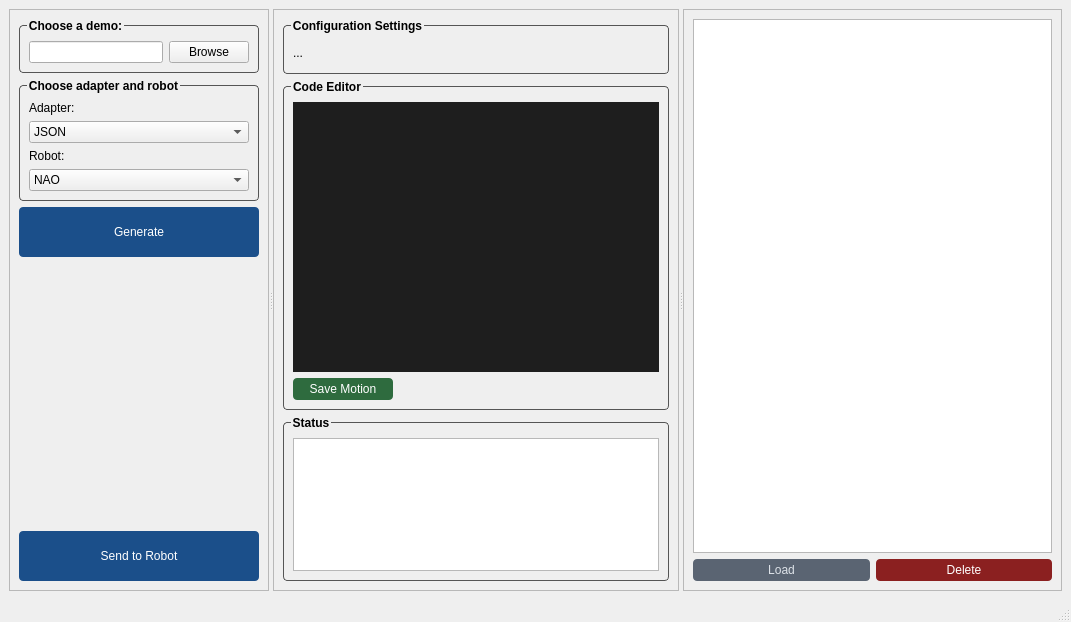
<?xml version="1.0" encoding="UTF-8"?>
<ui version="4.0">
 <class>MainWindow</class>
 <widget class="QMainWindow" name="MainWindow">
  <property name="geometry">
   <rect>
    <x>0</x>
    <y>0</y>
    <width>1071</width>
    <height>622</height>
   </rect>
  </property>
  <property name="windowTitle">
   <string>Robot Motion Generator</string>
  </property>
  <widget class="QWidget" name="centralwidget">
   <layout class="QHBoxLayout" name="horizontalLayout">
    <item>
     <widget class="QSplitter" name="splitter">
      <property name="orientation">
       <enum>Qt::Horizontal</enum>
      </property>
      <property name="handleWidth">
       <number>4</number>
      </property>
      <property name="childrenCollapsible">
       <bool>false</bool>
      </property>
      <widget class="QFrame" name="frame">
       <property name="sizePolicy">
        <sizepolicy hsizetype="Preferred" vsizetype="Preferred">
         <horstretch>1</horstretch>
         <verstretch>0</verstretch>
        </sizepolicy>
       </property>
       <property name="minimumSize">
        <size>
         <width>260</width>
         <height>0</height>
        </size>
       </property>
       <property name="maximumSize">
        <size>
         <width>16777215</width>
         <height>16777215</height>
        </size>
       </property>
       <property name="frameShape">
        <enum>QFrame::StyledPanel</enum>
       </property>
       <property name="frameShadow">
        <enum>QFrame::Raised</enum>
       </property>
       <layout class="QVBoxLayout" name="verticalLayout">
        <item>
         <widget class="QGroupBox" name="groupBox">
          <property name="styleSheet">
           <string notr="true">QGroupBox {
    font-weight: bold;
    border: 1px solid #555555;
    border-radius: 4px;
    margin-top: 6px;
    padding-top: 6px;
}
QGroupBox::title {
    subcontrol-origin: margin;
    left: 8px;
}
</string>
          </property>
          <property name="title">
           <string>Choose a demo:</string>
          </property>
          <layout class="QHBoxLayout" name="horizontalLayout_3">
           <item>
            <widget class="QLineEdit" name="pathLineEdit"/>
           </item>
           <item>
            <widget class="QPushButton" name="browseButton">
             <property name="text">
              <string>Browse</string>
             </property>
            </widget>
           </item>
          </layout>
         </widget>
        </item>
        <item>
         <layout class="QHBoxLayout" name="horizontalLayout_2"/>
        </item>
        <item>
         <widget class="QGroupBox" name="Configuration">
          <property name="styleSheet">
           <string notr="true">QGroupBox {
    font-weight: bold;
    border: 1px solid #555555;
    border-radius: 4px;
	margin-top: 6px;
    padding-top: 6px;
}
QGroupBox::title {
    subcontrol-origin: margin;
    left: 8px;
}
</string>
          </property>
          <property name="title">
           <string>Choose adapter and robot</string>
          </property>
          <layout class="QVBoxLayout" name="verticalLayout_2">
           <item>
            <widget class="QLabel" name="label_2">
             <property name="text">
              <string>Adapter:</string>
             </property>
            </widget>
           </item>
           <item>
            <widget class="QComboBox" name="adapterBox">
             <item>
              <property name="text">
               <string>JSON</string>
              </property>
             </item>
             <item>
              <property name="text">
               <string>MediapipeCSV</string>
              </property>
             </item>
            </widget>
           </item>
           <item>
            <widget class="QLabel" name="label_3">
             <property name="text">
              <string>Robot:</string>
             </property>
            </widget>
           </item>
           <item>
            <widget class="QComboBox" name="robotBox">
             <item>
              <property name="text">
               <string>NAO</string>
              </property>
             </item>
             <item>
              <property name="text">
               <string>TIAGo</string>
              </property>
             </item>
             <item>
              <property name="text">
               <string>UR5e</string>
              </property>
             </item>
            <item>
              <property name="text">
               <string>PR2</string>
              </property>
             </item>
            </widget>
           </item>
          </layout>
         </widget>
        </item>
        <item>
         <widget class="QPushButton" name="generateButton">
          <property name="minimumSize">
           <size>
            <width>0</width>
            <height>50</height>
           </size>
          </property>
          <property name="styleSheet">
           <string notr="true">QPushButton {
    background-color: #1b4f8a;
    color: white;
    border-radius: 4px;
    padding: 4px 8px;
}
QPushButton:hover {
    background-color: #153e6e;
}
QPushButton:disabled {
    background-color: #3a5a7a;
    color: #7a9abb;
}
</string>
          </property>
          <property name="text">
           <string>Generate</string>
          </property>
         </widget>
        </item>
        <item>
         <spacer name="verticalSpacer">
          <property name="orientation">
           <enum>Qt::Vertical</enum>
          </property>
          <property name="sizeType">
           <enum>QSizePolicy::Expanding</enum>
          </property>
          <property name="sizeHint" stdset="0">
           <size>
            <width>20</width>
            <height>200</height>
           </size>
          </property>
         </spacer>
        </item>
        <item>
         <widget class="QPushButton" name="sendButton">
          <property name="minimumSize">
           <size>
            <width>0</width>
            <height>50</height>
           </size>
          </property>
          <property name="styleSheet">
           <string notr="true">QPushButton {
    background-color: #1b4f8a;
    color: white;
    border-radius: 4px;
    padding: 4px 8px;
}
QPushButton:hover {
    background-color: #153e6e;
}
QPushButton:disabled {
    background-color: #3a5a7a;
    color: #7a9abb;
}
</string>
          </property>
          <property name="text">
           <string>Send to Robot</string>
          </property>
         </widget>
        </item>
       </layout>
      </widget>
      <widget class="QFrame" name="frame_2">
       <property name="sizePolicy">
        <sizepolicy hsizetype="Preferred" vsizetype="Preferred">
         <horstretch>2</horstretch>
         <verstretch>0</verstretch>
        </sizepolicy>
       </property>
       <property name="frameShape">
        <enum>QFrame::StyledPanel</enum>
       </property>
       <property name="frameShadow">
        <enum>QFrame::Raised</enum>
       </property>
       <layout class="QVBoxLayout" name="verticalLayout_6">
        <item>
         <widget class="QGroupBox" name="group_metadata">
          <property name="sizePolicy">
           <sizepolicy hsizetype="Preferred" vsizetype="Preferred">
            <horstretch>0</horstretch>
            <verstretch>1</verstretch>
           </sizepolicy>
          </property>
          <property name="styleSheet">
           <string notr="true">QGroupBox {
    font-weight: bold;
    border: 1px solid #555555;
    border-radius: 4px;
    margin-top: 6px;
    padding-top: 6px;
}
QGroupBox::title {
    subcontrol-origin: margin;
    left: 8px;
}
</string>
          </property>
          <property name="title">
           <string>Configuration Settings</string>
          </property>
          <layout class="QVBoxLayout" name="verticalLayout_3">
           <item>
            <widget class="QLabel" name="lbl_metadata">
             <property name="text">
              <string>...</string>
             </property>
            </widget>
           </item>
          </layout>
         </widget>
        </item>
        <item>
         <widget class="QGroupBox" name="group_editor">
          <property name="sizePolicy">
           <sizepolicy hsizetype="Preferred" vsizetype="Preferred">
            <horstretch>0</horstretch>
            <verstretch>6</verstretch>
           </sizepolicy>
          </property>
          <property name="styleSheet">
           <string notr="true">QGroupBox {
    font-weight: bold;
    border: 1px solid #555555;
    border-radius: 4px;
    margin-top: 6px;
    padding-top: 6px;
}
QGroupBox::title {
    subcontrol-origin: margin;
    left: 8px;
}
</string>
          </property>
          <property name="title">
           <string>Code Editor</string>
          </property>
          <layout class="QVBoxLayout" name="verticalLayout_4">
           <item>
            <widget class="QPlainTextEdit" name="txt_editor">
             <property name="font">
              <font>
               <family>Courier 10 Pitch</family>
              </font>
             </property>
             <property name="styleSheet">
              <string notr="true">QPlainTextEdit {
    background-color: #1e1e1e;
    color: #d4d4d4;
    selection-background-color: #264f78;
    border: none;
}</string>
             </property>
            </widget>
           </item>
           <item>
            <widget class="QPushButton" name="saveMotionButton">
             <property name="sizePolicy">
              <sizepolicy hsizetype="Expanding" vsizetype="Fixed">
               <horstretch>0</horstretch>
               <verstretch>0</verstretch>
              </sizepolicy>
             </property>
             <property name="maximumSize">
              <size>
               <width>100</width>
               <height>16777215</height>
              </size>
             </property>
             <property name="styleSheet">
              <string notr="true">QPushButton {
    background-color: #2e6b3e;
    color: white;
    border-radius: 4px;
    padding: 4px 8px;
}
QPushButton:hover {
    background-color: #22522f;
}
QPushButton:disabled {
    background-color: #3a5e44;
    color: #7a9abb;
}
</string>
             </property>
             <property name="text">
              <string>Save Motion</string>
             </property>
            </widget>
           </item>
          </layout>
         </widget>
        </item>
        <item>
         <widget class="QGroupBox" name="group_logs">
          <property name="sizePolicy">
           <sizepolicy hsizetype="Preferred" vsizetype="Preferred">
            <horstretch>0</horstretch>
            <verstretch>3</verstretch>
           </sizepolicy>
          </property>
          <property name="styleSheet">
           <string notr="true">QGroupBox {
    font-weight: bold;
    border: 1px solid #555555;
    border-radius: 4px;
    margin-top: 6px;
    padding-top: 6px;
}
QGroupBox::title {
    subcontrol-origin: margin;
    left: 8px;
}
</string>
          </property>
          <property name="title">
           <string>Status</string>
          </property>
          <layout class="QVBoxLayout" name="verticalLayout_5">
           <item>
            <widget class="QPlainTextEdit" name="txt_logs">
             <property name="palette">
              <palette>
               <active>
                <colorrole role="WindowText">
                 <brush brushstyle="SolidPattern">
                  <color alpha="255">
                   <red>0</red>
                   <green>0</green>
                   <blue>0</blue>
                  </color>
                 </brush>
                </colorrole>
                <colorrole role="Button">
                 <brush brushstyle="SolidPattern">
                  <color alpha="255">
                   <red>222</red>
                   <green>221</green>
                   <blue>218</blue>
                  </color>
                 </brush>
                </colorrole>
                <colorrole role="Light">
                 <brush brushstyle="SolidPattern">
                  <color alpha="255">
                   <red>255</red>
                   <green>255</green>
                   <blue>255</blue>
                  </color>
                 </brush>
                </colorrole>
                <colorrole role="Midlight">
                 <brush brushstyle="SolidPattern">
                  <color alpha="255">
                   <red>238</red>
                   <green>238</green>
                   <blue>236</blue>
                  </color>
                 </brush>
                </colorrole>
                <colorrole role="Dark">
                 <brush brushstyle="SolidPattern">
                  <color alpha="255">
                   <red>111</red>
                   <green>110</green>
                   <blue>109</blue>
                  </color>
                 </brush>
                </colorrole>
                <colorrole role="Mid">
                 <brush brushstyle="SolidPattern">
                  <color alpha="255">
                   <red>148</red>
                   <green>147</green>
                   <blue>145</blue>
                  </color>
                 </brush>
                </colorrole>
                <colorrole role="Text">
                 <brush brushstyle="SolidPattern">
                  <color alpha="255">
                   <red>0</red>
                   <green>0</green>
                   <blue>0</blue>
                  </color>
                 </brush>
                </colorrole>
                <colorrole role="BrightText">
                 <brush brushstyle="SolidPattern">
                  <color alpha="255">
                   <red>255</red>
                   <green>255</green>
                   <blue>255</blue>
                  </color>
                 </brush>
                </colorrole>
                <colorrole role="ButtonText">
                 <brush brushstyle="SolidPattern">
                  <color alpha="255">
                   <red>0</red>
                   <green>0</green>
                   <blue>0</blue>
                  </color>
                 </brush>
                </colorrole>
                <colorrole role="Base">
                 <brush brushstyle="SolidPattern">
                  <color alpha="255">
                   <red>222</red>
                   <green>221</green>
                   <blue>218</blue>
                  </color>
                 </brush>
                </colorrole>
                <colorrole role="Window">
                 <brush brushstyle="SolidPattern">
                  <color alpha="255">
                   <red>222</red>
                   <green>221</green>
                   <blue>218</blue>
                  </color>
                 </brush>
                </colorrole>
                <colorrole role="Shadow">
                 <brush brushstyle="SolidPattern">
                  <color alpha="255">
                   <red>0</red>
                   <green>0</green>
                   <blue>0</blue>
                  </color>
                 </brush>
                </colorrole>
                <colorrole role="AlternateBase">
                 <brush brushstyle="SolidPattern">
                  <color alpha="255">
                   <red>238</red>
                   <green>238</green>
                   <blue>236</blue>
                  </color>
                 </brush>
                </colorrole>
                <colorrole role="ToolTipBase">
                 <brush brushstyle="SolidPattern">
                  <color alpha="255">
                   <red>255</red>
                   <green>255</green>
                   <blue>220</blue>
                  </color>
                 </brush>
                </colorrole>
                <colorrole role="ToolTipText">
                 <brush brushstyle="SolidPattern">
                  <color alpha="255">
                   <red>0</red>
                   <green>0</green>
                   <blue>0</blue>
                  </color>
                 </brush>
                </colorrole>
                <colorrole role="PlaceholderText">
                 <brush brushstyle="SolidPattern">
                  <color alpha="127">
                   <red>0</red>
                   <green>0</green>
                   <blue>0</blue>
                  </color>
                 </brush>
                </colorrole>
               </active>
               <inactive>
                <colorrole role="WindowText">
                 <brush brushstyle="SolidPattern">
                  <color alpha="255">
                   <red>0</red>
                   <green>0</green>
                   <blue>0</blue>
                  </color>
                 </brush>
                </colorrole>
                <colorrole role="Button">
                 <brush brushstyle="SolidPattern">
                  <color alpha="255">
                   <red>239</red>
                   <green>239</green>
                   <blue>239</blue>
                  </color>
                 </brush>
                </colorrole>
                <colorrole role="Light">
                 <brush brushstyle="SolidPattern">
                  <color alpha="255">
                   <red>255</red>
                   <green>255</green>
                   <blue>255</blue>
                  </color>
                 </brush>
                </colorrole>
                <colorrole role="Midlight">
                 <brush brushstyle="SolidPattern">
                  <color alpha="255">
                   <red>202</red>
                   <green>202</green>
                   <blue>202</blue>
                  </color>
                 </brush>
                </colorrole>
                <colorrole role="Dark">
                 <brush brushstyle="SolidPattern">
                  <color alpha="255">
                   <red>159</red>
                   <green>159</green>
                   <blue>159</blue>
                  </color>
                 </brush>
                </colorrole>
                <colorrole role="Mid">
                 <brush brushstyle="SolidPattern">
                  <color alpha="255">
                   <red>184</red>
                   <green>184</green>
                   <blue>184</blue>
                  </color>
                 </brush>
                </colorrole>
                <colorrole role="Text">
                 <brush brushstyle="SolidPattern">
                  <color alpha="255">
                   <red>0</red>
                   <green>0</green>
                   <blue>0</blue>
                  </color>
                 </brush>
                </colorrole>
                <colorrole role="BrightText">
                 <brush brushstyle="SolidPattern">
                  <color alpha="255">
                   <red>255</red>
                   <green>255</green>
                   <blue>255</blue>
                  </color>
                 </brush>
                </colorrole>
                <colorrole role="ButtonText">
                 <brush brushstyle="SolidPattern">
                  <color alpha="255">
                   <red>0</red>
                   <green>0</green>
                   <blue>0</blue>
                  </color>
                 </brush>
                </colorrole>
                <colorrole role="Base">
                 <brush brushstyle="SolidPattern">
                  <color alpha="255">
                   <red>255</red>
                   <green>255</green>
                   <blue>255</blue>
                  </color>
                 </brush>
                </colorrole>
                <colorrole role="Window">
                 <brush brushstyle="SolidPattern">
                  <color alpha="255">
                   <red>239</red>
                   <green>239</green>
                   <blue>239</blue>
                  </color>
                 </brush>
                </colorrole>
                <colorrole role="Shadow">
                 <brush brushstyle="SolidPattern">
                  <color alpha="255">
                   <red>118</red>
                   <green>118</green>
                   <blue>118</blue>
                  </color>
                 </brush>
                </colorrole>
                <colorrole role="AlternateBase">
                 <brush brushstyle="SolidPattern">
                  <color alpha="255">
                   <red>247</red>
                   <green>247</green>
                   <blue>247</blue>
                  </color>
                 </brush>
                </colorrole>
                <colorrole role="ToolTipBase">
                 <brush brushstyle="SolidPattern">
                  <color alpha="255">
                   <red>255</red>
                   <green>255</green>
                   <blue>220</blue>
                  </color>
                 </brush>
                </colorrole>
                <colorrole role="ToolTipText">
                 <brush brushstyle="SolidPattern">
                  <color alpha="255">
                   <red>0</red>
                   <green>0</green>
                   <blue>0</blue>
                  </color>
                 </brush>
                </colorrole>
                <colorrole role="PlaceholderText">
                 <brush brushstyle="SolidPattern">
                  <color alpha="128">
                   <red>0</red>
                   <green>0</green>
                   <blue>0</blue>
                  </color>
                 </brush>
                </colorrole>
               </inactive>
               <disabled>
                <colorrole role="WindowText">
                 <brush brushstyle="SolidPattern">
                  <color alpha="255">
                   <red>111</red>
                   <green>110</green>
                   <blue>109</blue>
                  </color>
                 </brush>
                </colorrole>
                <colorrole role="Button">
                 <brush brushstyle="SolidPattern">
                  <color alpha="255">
                   <red>222</red>
                   <green>221</green>
                   <blue>218</blue>
                  </color>
                 </brush>
                </colorrole>
                <colorrole role="Light">
                 <brush brushstyle="SolidPattern">
                  <color alpha="255">
                   <red>255</red>
                   <green>255</green>
                   <blue>255</blue>
                  </color>
                 </brush>
                </colorrole>
                <colorrole role="Midlight">
                 <brush brushstyle="SolidPattern">
                  <color alpha="255">
                   <red>238</red>
                   <green>238</green>
                   <blue>236</blue>
                  </color>
                 </brush>
                </colorrole>
                <colorrole role="Dark">
                 <brush brushstyle="SolidPattern">
                  <color alpha="255">
                   <red>111</red>
                   <green>110</green>
                   <blue>109</blue>
                  </color>
                 </brush>
                </colorrole>
                <colorrole role="Mid">
                 <brush brushstyle="SolidPattern">
                  <color alpha="255">
                   <red>148</red>
                   <green>147</green>
                   <blue>145</blue>
                  </color>
                 </brush>
                </colorrole>
                <colorrole role="Text">
                 <brush brushstyle="SolidPattern">
                  <color alpha="255">
                   <red>111</red>
                   <green>110</green>
                   <blue>109</blue>
                  </color>
                 </brush>
                </colorrole>
                <colorrole role="BrightText">
                 <brush brushstyle="SolidPattern">
                  <color alpha="255">
                   <red>255</red>
                   <green>255</green>
                   <blue>255</blue>
                  </color>
                 </brush>
                </colorrole>
                <colorrole role="ButtonText">
                 <brush brushstyle="SolidPattern">
                  <color alpha="255">
                   <red>111</red>
                   <green>110</green>
                   <blue>109</blue>
                  </color>
                 </brush>
                </colorrole>
                <colorrole role="Base">
                 <brush brushstyle="SolidPattern">
                  <color alpha="255">
                   <red>222</red>
                   <green>221</green>
                   <blue>218</blue>
                  </color>
                 </brush>
                </colorrole>
                <colorrole role="Window">
                 <brush brushstyle="SolidPattern">
                  <color alpha="255">
                   <red>222</red>
                   <green>221</green>
                   <blue>218</blue>
                  </color>
                 </brush>
                </colorrole>
                <colorrole role="Shadow">
                 <brush brushstyle="SolidPattern">
                  <color alpha="255">
                   <red>177</red>
                   <green>177</green>
                   <blue>177</blue>
                  </color>
                 </brush>
                </colorrole>
                <colorrole role="AlternateBase">
                 <brush brushstyle="SolidPattern">
                  <color alpha="255">
                   <red>247</red>
                   <green>247</green>
                   <blue>247</blue>
                  </color>
                 </brush>
                </colorrole>
                <colorrole role="ToolTipBase">
                 <brush brushstyle="SolidPattern">
                  <color alpha="255">
                   <red>255</red>
                   <green>255</green>
                   <blue>220</blue>
                  </color>
                 </brush>
                </colorrole>
                <colorrole role="ToolTipText">
                 <brush brushstyle="SolidPattern">
                  <color alpha="255">
                   <red>0</red>
                   <green>0</green>
                   <blue>0</blue>
                  </color>
                 </brush>
                </colorrole>
                <colorrole role="PlaceholderText">
                 <brush brushstyle="SolidPattern">
                  <color alpha="128">
                   <red>0</red>
                   <green>0</green>
                   <blue>0</blue>
                  </color>
                 </brush>
                </colorrole>
               </disabled>
              </palette>
             </property>
             <property name="readOnly">
              <bool>true</bool>
             </property>
            </widget>
           </item>
          </layout>
         </widget>
        </item>
       </layout>
      </widget>
      <widget class="QFrame" name="frame_3">
       <property name="sizePolicy">
        <sizepolicy hsizetype="Preferred" vsizetype="Preferred">
         <horstretch>2</horstretch>
         <verstretch>0</verstretch>
        </sizepolicy>
       </property>
       <property name="minimumSize">
        <size>
         <width>0</width>
         <height>0</height>
        </size>
       </property>
       <property name="frameShape">
        <enum>QFrame::StyledPanel</enum>
       </property>
       <property name="frameShadow">
        <enum>QFrame::Raised</enum>
       </property>
       <layout class="QVBoxLayout" name="verticalLayout_10">
        <item>
         <widget class="QListWidget" name="listWidget"/>
        </item>
        <item>
         <layout class="QHBoxLayout" name="horizontalLayout_4">
          <item>
           <widget class="QPushButton" name="loadMotionButton">
            <property name="styleSheet">
             <string notr="true">QPushButton{
    background-color: #5A6472;
    color: #DDE2E8;
    border-radius: 4px;
    padding: 4px 8px;
}
QPushButton:hover {
    background-color: #454E5A;
}
</string>
            </property>
            <property name="text">
             <string>Load</string>
            </property>
           </widget>
          </item>
          <item>
           <widget class="QPushButton" name="deleteMotionButton">
            <property name="styleSheet">
             <string notr="true">QPushButton {
    background-color: #8b2020;
    color: white;
    border-radius: 4px;
    padding: 4px 8px;
}
QPushButton:hover {
    background-color: #6e1818;
}
QPushButton:disabled {
    background-color: #7a3535;
    color: #7a9abb;
}
</string>
            </property>
            <property name="text">
             <string>Delete</string>
            </property>
           </widget>
          </item>
         </layout>
        </item>
       </layout>
      </widget>
     </widget>
    </item>
   </layout>
  </widget>
  <widget class="QMenuBar" name="menubar">
   <property name="geometry">
    <rect>
     <x>0</x>
     <y>0</y>
     <width>1071</width>
     <height>24</height>
    </rect>
   </property>
  </widget>
  <widget class="QStatusBar" name="statusbar"/>
 </widget>
 <resources/>
 <connections/>
</ui>
